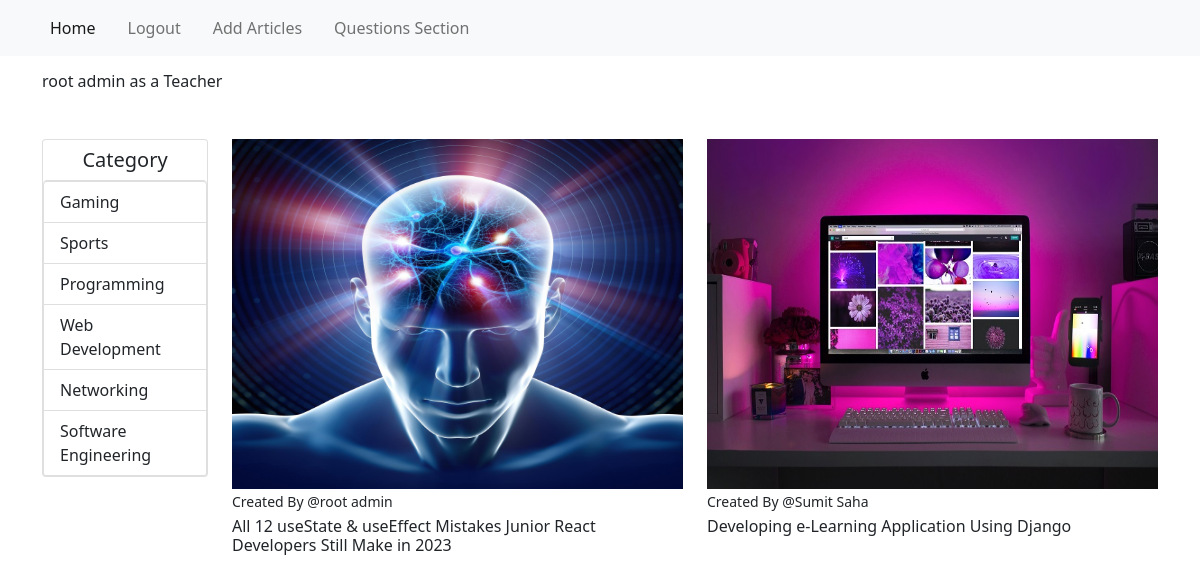
Screenshot of /content/category/3 (signed in) with the database file from the repository.
### app_login/models.py (models this page shows, shortened)
class Account(models.Model):
    account_type = models.ForeignKey(
        AccountType, on_delete=models.CASCADE, blank=True)
    user = models.OneToOneField(
        User, on_delete=models.CASCADE, related_name="account_user", unique=True)

class AccountType(models.Model):
    account_type = models.CharField(max_length=264)
    created = models.DateTimeField(auto_now_add=True)
    def __str__(self) -> str:
        return str(self.account_type)

### content_management/models.py (models this page shows, shortened)
class Category(models.Model):
    name = models.CharField(max_length=256)
    created = models.DateTimeField(auto_now_add=True)

class TeacherArticle(models.Model):
    user = models.ForeignKey(
        User, on_delete=models.CASCADE, related_name="user_upload")
    article_image = models.ImageField(
        upload_to="articleImg", blank=True, null=True)
    category = models.ForeignKey(
        Category, on_delete=models.CASCADE, related_name="article_category")
    title = models.CharField(max_length=256)
    slug = models.SlugField(blank=True, max_length=500)
    description = models.TextField()
    created_at = models.DateTimeField(auto_now_add=True)

### content_management/views.py (the view)
# urls.py: path("category/<pk>", views.searchByCategory, name="searchByCategory"),
def searchByCategory(request, pk):
    categoryArticles = TeacherArticle.objects.filter(category__pk=pk)
    categories = Category.objects.all()
    return render(request, "home.html", context={"categoryArticles": categoryArticles, "categories": categories})

### content_management/templates/home.html (shortened to what this page needs)
{% extends 'base.html' %}
{% block body_block %}
{% if user.is_authenticated %}
<h6>{{user.first_name}} {{user.last_name}} as a {{user.account_user.account_type}}</h6>
{% endif %}
<div class="row mt-5">
    <div class="col-md-2">
        <div class="card ">
            <h5 class="m-2 text-center">Category</h5>
            <div class="list-group">
                {% for category in categories %}
                <a href="{% url "searchByCategory" category.pk %}" class="list-group-item list-group-item-action">
                    {{category.name}}</a>
                {% endfor %}
            </div>
        </div>
    </div>
    <div class="col-md-10">
        <div class=" example-1 scrollbar-ripe-malinka">
            <div id="cartItem">
                <div class="row">
                    {% if categoryArticles %}
                    {% for article in categoryArticles %}
                    <div class="col-6 mb-3">
                        <img src="{{article.article_image.url}}" alt="{{article.title}}" class="img-fluid"
                            style="width: 550px; height: 350px;">
                        <small>Created By @{{article.user.first_name}} {{article.user.last_name}}</small>
                        <a href="{% url "articleDetails" article.slug  %}" class="text-decoration-none text-dark">
                            <h6 class="mt-1">{{article.title}}</h6>
                        </a>
                    </div>
                    {% endfor %}
                    {% endif %}
                </div>
            </div>
        </div>
    </div>
</div>
{% endblock body_block %}

### static/style.css (style rules this page uses)
.example-1 { position: relative; overflow-y: scroll; height: 100vh; }

### rows the page displays
Category: name "Gaming"
Category: name "Sports"
Category: name "Programming"
Category: name "Web Development"
Category: name "Networking"
Category: name "Software Engineering"
TeacherArticle: article_image (picture), user.first_name "root", user.last_name "admin", title "All 12 useState & useEffect Mistakes Junior React Developers Still Make in 2023"
TeacherArticle: article_image (picture), user.first_name "Sumit", user.last_name "Saha", title "Developing e-Learning Application Using Django"

### other values shown
{{ user.first_name }} "root"
{{ user.last_name }} "admin"
{{ user.account_user.account_type }} "Teacher"
